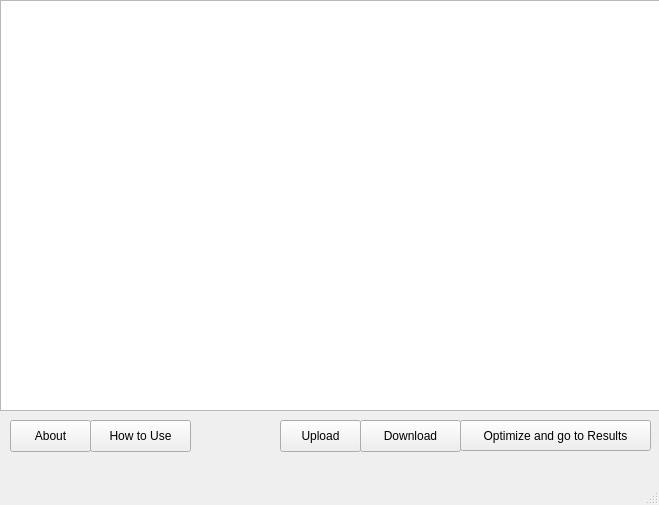
<?xml version="1.0" encoding="UTF-8"?>
<ui version="4.0">
 <class>MainWindow</class>
 <widget class="QMainWindow" name="MainWindow">
  <property name="geometry">
   <rect>
    <x>0</x>
    <y>0</y>
    <width>659</width>
    <height>505</height>
   </rect>
  </property>
  <property name="windowTitle">
   <string>MainWindow</string>
  </property>
  <widget class="QWidget" name="centralwidget">
   <widget class="QTableView" name="tableView">
    <property name="geometry">
     <rect>
      <x>0</x>
      <y>0</y>
      <width>661</width>
      <height>411</height>
     </rect>
    </property>
   </widget>
   <widget class="QPushButton" name="pushButtonLoad">
    <property name="geometry">
     <rect>
      <x>280</x>
      <y>420</y>
      <width>81</width>
      <height>32</height>
     </rect>
    </property>
    <property name="text">
     <string>Upload</string>
    </property>
   </widget>
   <widget class="QPushButton" name="pushButtonWrite">
    <property name="geometry">
     <rect>
      <x>360</x>
      <y>420</y>
      <width>101</width>
      <height>32</height>
     </rect>
    </property>
    <property name="text">
     <string>Download</string>
    </property>
   </widget>
   <widget class="QPushButton" name="pushButtonContinue">
    <property name="geometry">
     <rect>
      <x>460</x>
      <y>420</y>
      <width>191</width>
      <height>31</height>
     </rect>
    </property>
    <property name="text">
     <string>Optimize and go to Results</string>
    </property>
   </widget>
   <widget class="QPushButton" name="pushButtonAbout">
    <property name="geometry">
     <rect>
      <x>10</x>
      <y>420</y>
      <width>81</width>
      <height>32</height>
     </rect>
    </property>
    <property name="text">
     <string>About</string>
    </property>
   </widget>
   <widget class="QPushButton" name="pushButtonLoad_2">
    <property name="geometry">
     <rect>
      <x>90</x>
      <y>420</y>
      <width>101</width>
      <height>32</height>
     </rect>
    </property>
    <property name="text">
     <string>How to Use</string>
    </property>
   </widget>
  </widget>
  <widget class="QMenuBar" name="menubar">
   <property name="geometry">
    <rect>
     <x>0</x>
     <y>0</y>
     <width>659</width>
     <height>22</height>
    </rect>
   </property>
  </widget>
  <widget class="QStatusBar" name="statusbar"/>
 </widget>
 <resources/>
 <connections/>
</ui>
